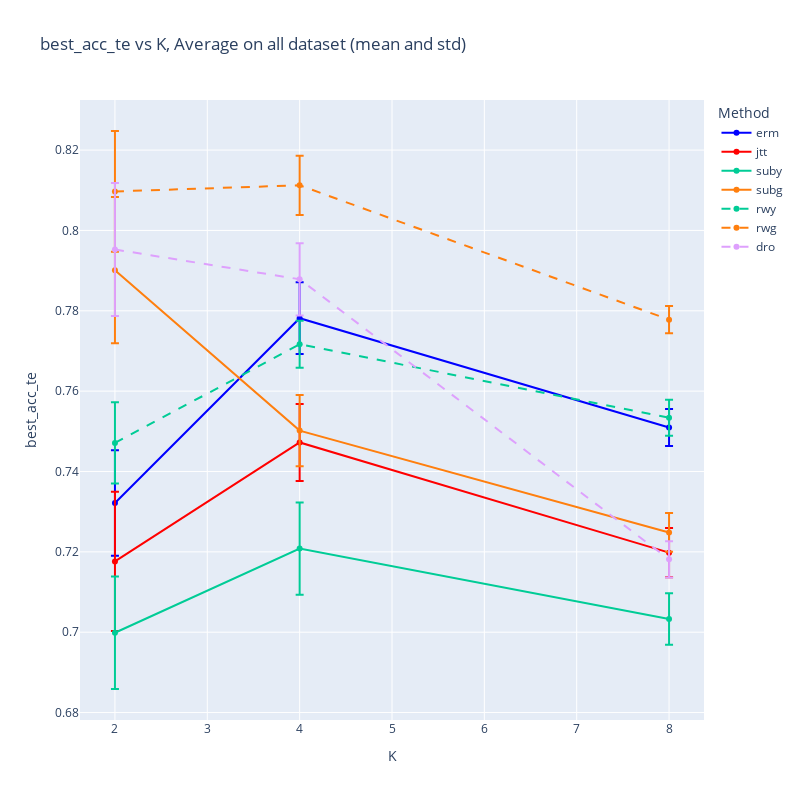

The code cell stored with this chart in its notebook:
### Markdown cell above
## a. best_acc_te

### Code cell
x_axis = 'K'
y_axis = 'best_acc_te' #'mean_grp_acc_te'
plot_graph_all(df_fix_mu, x_axis, y_axis,error_bars=ERROR_BARS, normalize=NORMALIZE)

### Figure 1 — Plotly figure (JSON) as saved in the notebook; plotly's stock layout.template omitted (floating-point values rounded to 4 significant figures)
{"data": [{"error_y": {"array": [0.01314, 0.008933, 0.004625], "type": "data", "visible": true}, "line": {"color": "blue", "dash": "solid"}, "mode": "lines+markers", "name": "erm", "type": "scatter", "x": [2, 4, 8], "y": [0.7322, 0.7782, 0.751]}, {"error_y": {"array": [0.01735, 0.009587, 0.006108], "type": "data", "visible": true}, "line": {"color": "red", "dash": "solid"}, "mode": "lines+markers", "name": "jtt", "type": "scatter", "x": [2, 4, 8], "y": [0.7176, 0.7472, 0.7198]}, {"error_y": {"array": [0.014, 0.0115, 0.006421], "type": "data", "visible": true}, "line": {"color": "#00CC96", "dash": "solid"}, "mode": "lines+markers", "name": "suby", "type": "scatter", "x": [2, 4, 8], "y": [0.6999, 0.7208, 0.7033]}, {"error_y": {"array": [0.0182, 0.008849, 0.004835], "type": "data", "visible": true}, "line": {"color": "#ff7f0e", "dash": "solid"}, "mode": "lines+markers", "name": "subg", "type": "scatter", "x": [2, 4, 8], "y": [0.7901, 0.7502, 0.7248]}, {"error_y": {"array": [0.0101, 0.005843, 0.004476], "type": "data", "visible": true}, "line": {"color": "#00CC96", "dash": "dash"}, "mode": "lines+markers", "name": "rwy", "type": "scatter", "x": [2, 4, 8], "y": [0.7471, 0.7717, 0.7534]}, {"error_y": {"array": [0.01504, 0.007383, 0.003396], "type": "data", "visible": true}, "line": {"color": "#ff7f0e", "dash": "dash"}, "mode": "lines+markers", "name": "rwg", "type": "scatter", "x": [2, 4, 8], "y": [0.8097, 0.8112, 0.7778]}, {"error_y": {"array": [0.01657, 0.008992, 0.004486], "type": "data", "visible": true}, "line": {"color": "#DEA0FD", "dash": "dash"}, "mode": "lines+markers", "name": "dro", "type": "scatter", "x": [2, 4, 8], "y": [0.7953, 0.7878, 0.7181]}], "layout": {"height": 800, "legend": {"title": {"text": "Method"}}, "title": {"text": "best_acc_te vs K, Average on all dataset (mean and std)"}, "width": 800, "xaxis": {"title": {"text": "K"}}, "yaxis": {"title": {"text": "best_acc_te"}}}}
